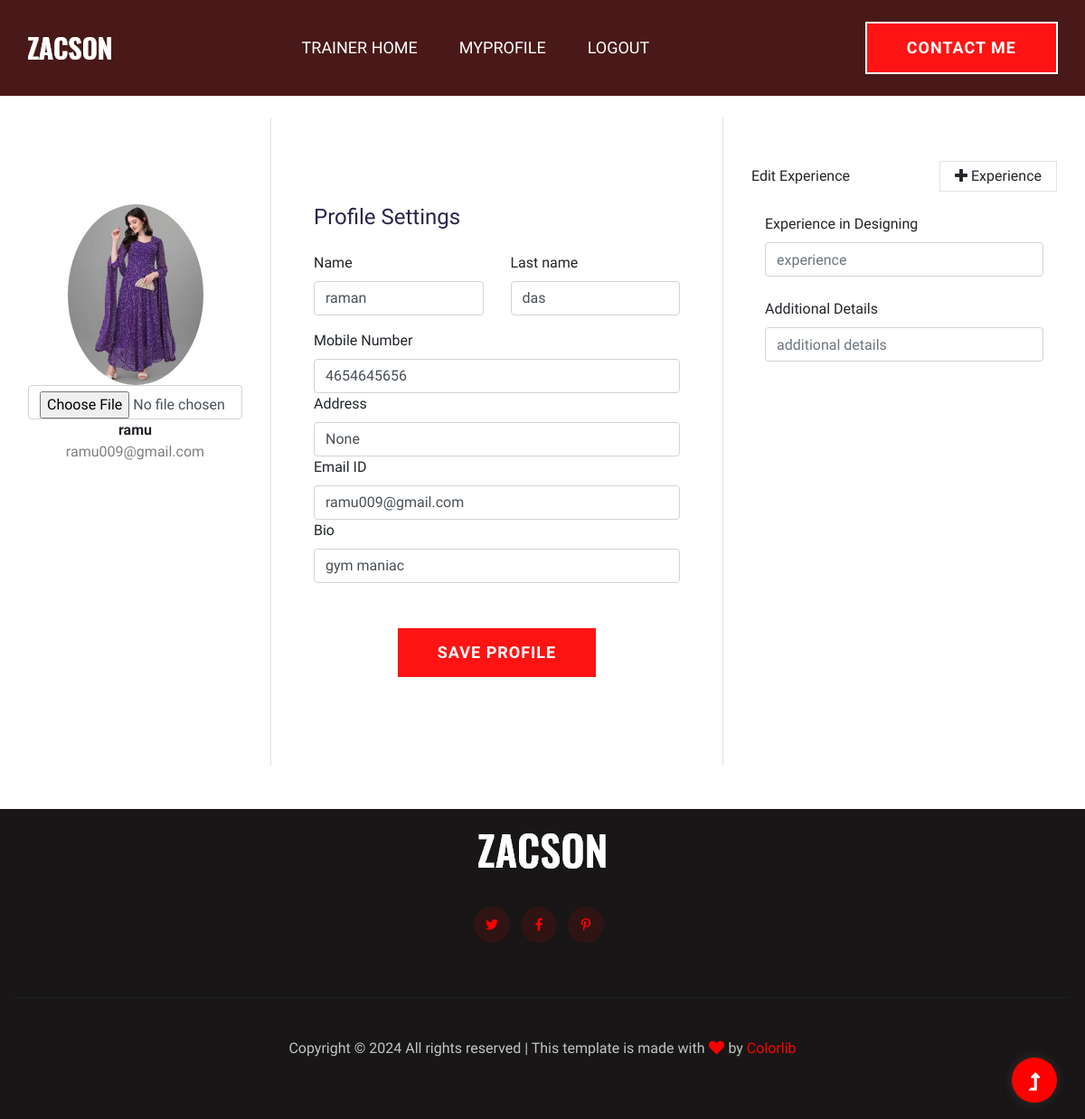
/trainer/trainer_details/4/ (signed in), run on an earlier commit of the app's database.
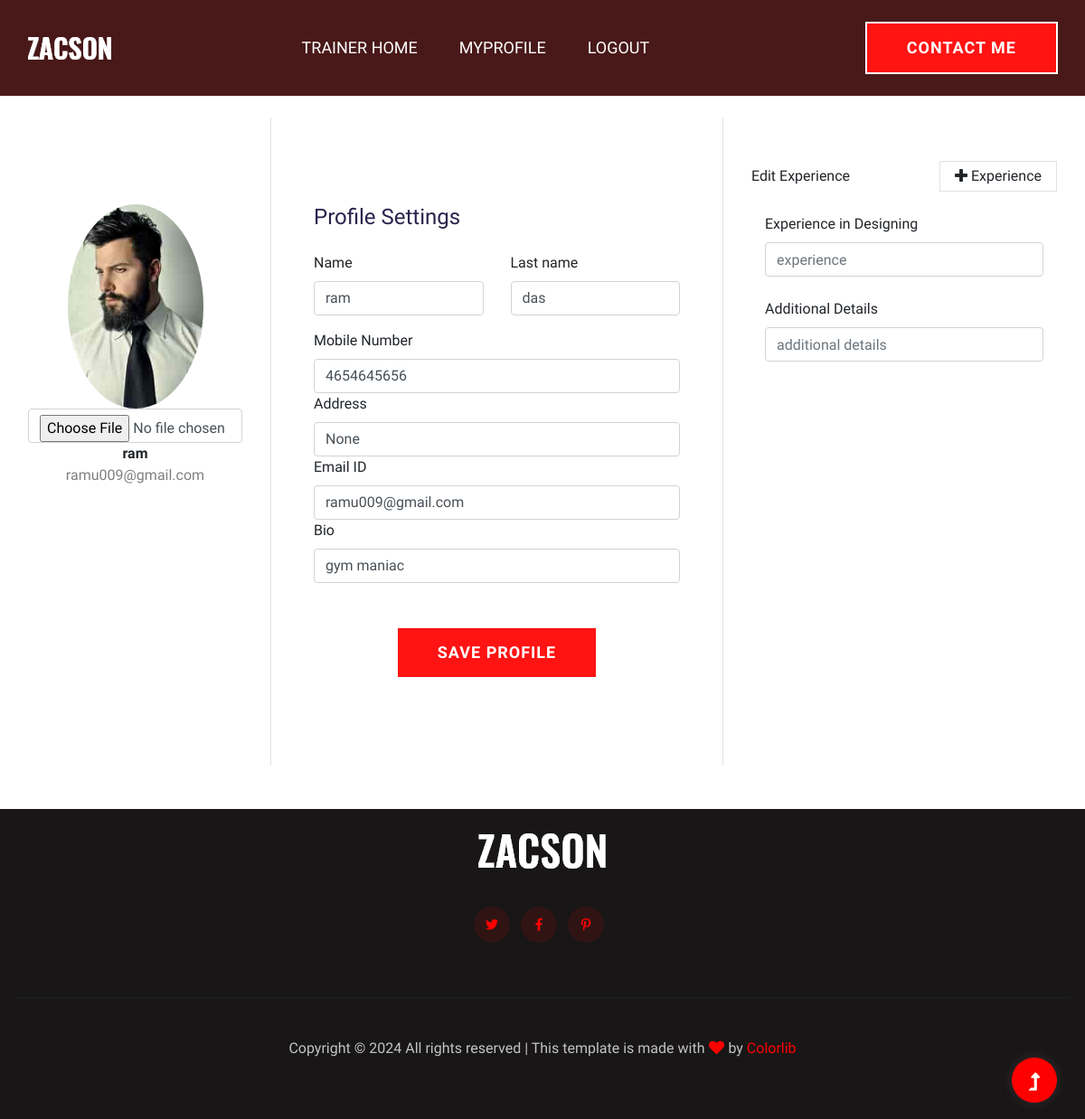
And on a later commit of the database.
### trainer/models.py (models this page shows, shortened)
class TrainerProfile(models.Model):
    trainer = models.ForeignKey(CustomUser, on_delete=models.CASCADE, null=True, blank=True)
    trainer_bio = models.TextField(null=True, blank=True)
    trainer_profile_picture = models.ImageField(upload_to='profile_pictures/', null=True, blank=True)
    assigned_students = models.ManyToManyField('gym_students.StudentProfile', blank=True)

### users/models.py (models this page shows, shortened)
class CustomUser(AbstractUser):
    GENDER_CHOICES = [
        ('Male', 'Male'),
        ('Female', 'Female'),
        ('Other', 'Other'),
    ]
    GOALS = [
        ('LOSE','Weight lose'),
        ('FIT','Maintain weight'),
        ('GAIN','Weight gain'),
    ]
    FITNESS_LEVEL = [
        ('Beginner','Beginner'),
        ('Intemediate','Intemediate'),
        ('Advanced','Advanced')
    ]
    age = models.IntegerField(default=0,null=True,blank=True)
    gender = models.CharField(max_length=10, choices=GENDER_CHOICES,null=True,blank=True)
    phone = models.PositiveIntegerField(default=0,null=True, blank=True)
    place = models.CharField(max_length=30,null=True,blank=True)
    address = models.TextField(null=True, blank=True)
    specialization = models.CharField(max_length=30,null=True,blank=True)
    experience_years = models.IntegerField(null=True, blank=True)
    certifications = models.CharField(max_length=50,null=True, blank=True)
    qualification = models.CharField(max_length=30,null=True,blank=True)
    goal = models.CharField(max_length=10,choices=GOALS,null=True, blank=True)
    fitness_level = models.CharField(max_length=15,choices=FITNESS_LEVEL, null=True, blank=True)
    is_approved= models.BooleanField(default=False)
    is_trainer = models.BooleanField(default=False)
    is_student = models.BooleanField(default=False)
    is_paid = models.BooleanField(default=False)

### trainer/views.py (the view, shortened to what this page needs)
# urls.py: path('trainer_details/<int:pk>/', views.update_trainer_details,name="trainer_details"),
@never_cache
@resist_pages
@login_required
def update_trainer_details(request,pk):
    user = get_object_or_404(TrainerProfile,pk=pk)
    return render(request,"edit-trainer-details.html",{'user': user})

### trainer/templates/edit-trainer-details.html (shortened to what this page needs)
<!doctype html>
{% load static %}
<html class="no-js" lang="zxx">
<head>
    <link rel="stylesheet" href="{% static 'assets/css/bootstrap.min.css' %}">
    <link rel="stylesheet" href="{% static 'assets/css/owl.carousel.min.css' %}">
    <link rel="stylesheet" href="{% static 'assets/css/slicknav.css' %}">
    <link rel="stylesheet" href="{% static 'assets/css/animate.min.css' %}">
    <link rel="stylesheet" href="{% static 'assets/css/magnific-popup.css' %}">
    <link rel="stylesheet" href="{% static 'assets/css/fontawesome-all.min.css' %}">
    <link rel="stylesheet" href="{% static 'assets/css/themify-icons.css' %}">
    <link rel="stylesheet" href="{% static 'assets/css/themify-icons.css' %}">
    <link rel="stylesheet" href="{% static 'assets/css/slick.css' %}">
    <link rel="stylesheet" href="{% static 'assets/css/nice-select.css' %}">
    <link rel="stylesheet" href="{% static 'assets/css/style.css' %}">
</head>
<header>
    <div class="header-area header-transparent" style="background-color: rgb(73, 25, 25);">
        <div class="main-header header-sticky">
            <div class="container-fluid">
                <div class="menu-wrapper d-flex align-items-center justify-content-between">
                    <div class="logo">
                        <a href="index.html"><img src="{% static 'assets/img/logo/logo.png' %}" alt=""></a>
                    </div>
                    <div class="main-menu f-right d-none d-lg-block">
                        <nav>
                            <ul id="navigation">
                                <li class="nav-item">
                                    <a class="nav-link" href="{% url 'trainer_homepage' %}">Trainer HOME</a>
                                </li>
                                <li class="nav-item">
                                    <a class="nav-link" href="{% url 'trainer_profile' %}">MyProfile</a>
                                </li>
                                <li class="nav-item">
                                    <a class="nav-link" href="{% url 'logout' %}">Logout</a>
                                </li>
                            </ul>
                        </nav>
                    </div>
                    <div class="header-btns d-none d-lg-block f-right">
                        <a href="{% url 'contact' %}" class="btn">Contact me</a>
                    </div>
                    <div class="col-12">
                    </div>
                </div>
            </div>
        </div>
    </div>
</header>
<section style="margin-top: 130px;">
    <div class="container rounded bg-white mt-5 mb-5">
        <div class="row">
            <div class="col-md-3 border-right">
                <form method="post" enctype="multipart/form-data" action="{% url 'trainer_details' user.id %}">
                <div class="d-flex flex-column align-items-center text-center p-3 py-5">
                    {% if user.trainer_profile_picture %}
                    <img class="rounded-circle mt-5" width="150px" src="{{user.trainer_profile_picture.url}}">
                    <input type="file" class="form-control" name="image" value="">
                    {% else %}
                    <img class="rounded-circle mt-5" width="150px" src="https://st3.depositphotos.com/15648834/17930/v/600/depositphotos_179308454-stock-illustration-unknown-person-silhouette-glasses-profile.jpg">
                     <input type="file" class="form-control" name="image" value="">
                {% endif %}
                        <span
                        class="font-weight-bold">{{user.trainer.username}}</span><span
                        class="text-black-50">{{user.trainer.email}}</span>
                    </div>
            </div>
            <div class="col-md-5 border-right">
                <div class="p-3 py-5">
                    <div class="p-3 py-5">
                        <div class="d-flex justify-content-between align-items-center mb-3">
                            <h4 class="text-right">Profile Settings</h4>
                        </div>
                        <div class="row mt-2">
                            <div class="col-md-6"><label class="labels">Name</label><input type="text" class="form-control" placeholder="first name" name="first_name" value="{{user.trainer.first_name}}"></div>
                            <div class="col-md-6"><label class="labels">Last name</label><input type="text" class="form-control"  placeholder="last-name" name="last_name" value="{{user.trainer.last_name}}"></div>
                        </div>
                        <div class="row mt-3">
                            <div class="col-md-12"><label class="labels">Mobile Number</label><input type="number" class="form-control" placeholder="enter phone number" name="phone" value="{{user.trainer.phone}}"></div>
                            <div class="col-md-12"><label class="labels">Address</label><input type="text" class="form-control" placeholder="enter address line 2"  name="address" value="{{user.trainer.address}}"></div>
                            <div class="col-md-12"><label class="labels">Email ID</label><input type="text" class="form-control" placeholder="enter email id" name="email" value="{{user.trainer.email}}"></div>
                            <div class="col-md-12"><label class="labels">Bio</label><input type="text" class="form-control" placeholder="enter bio"  name="bio" value="{{user.trainer_bio}}"></div>
                        </div>
                        <div class="mt-5 text-center"><button class="btn btn-primary profile-button" type="submit">Save Profile</button></div>
                    </div>
                </div>
            </div>
            <div class="col-md-4">
                <div class="p-3 py-5">
                    <div class="d-flex justify-content-between align-items-center experience"><span>Edit
                            Experience</span><span class="border px-3 p-1 add-experience"><i
                                class="fa fa-plus"></i>&nbsp;Experience</span></div><br>
                    <div class="col-md-12"><label class="labels">Experience in Designing</label><input type="text"
                            class="form-control" placeholder="experience" value=""></div> <br>
                    <div class="col-md-12"><label class="labels">Additional Details</label><input type="text"
                            class="form-control" placeholder="additional details" value=""></div>
                </div>
            </div>
        </div>
    </div>
</section>
<footer>
    <div class="footer-area black-bg">
        <div class="container">
            <div class="footer-top footer-padding">
                <div class="row">
                    <div class="col-xl-12">
                        <div class="single-footer-caption mb-50 text-center">
                            <div class="footer-logo wow fadeInUp" data-wow-duration="1s" data-wow-delay=".2s">
                                <a href="index.html"><img src="{% static 'assets/img/logo/logo2_footer.png' %}"
                                        alt=""></a>
                            </div>
                            <div class="footer-social mt-30 wow fadeInUp" data-wow-duration="3s" data-wow-delay=".8s">
                                <a href="#"><i class="fab fa-twitter"></i></a>
                                <a href="https://bit.ly/sai4ull"><i class="fab fa-facebook-f"></i></a>
                                <a href="#"><i class="fab fa-pinterest-p"></i></a>
                            </div>
                        </div>
                    </div>
                </div>
            </div>
            <div class="footer-bottom">
                <div class="row d-flex align-items-center">
                    <div class="col-lg-12">
                        <div class="footer-copy-right text-center">
                            <p>
                                Copyright &copy;
                                <script>document.write(new Date().getFullYear());</script> All rights reserved | This
                                template is made with <i class="fa fa-heart" aria-hidden="true"></i> by <a
                                    href="https://colorlib.com" target="_blank">Colorlib</a>
                            </p>
                        </div>
                    </div>
                </div>
            </div>
        </div>
    </div>
</footer>
<div id="back-top">
    <a title="Go to Top" href="#"> <i class="fas fa-level-up-alt"></i></a>
</div>
</body>
</html>

What changed in the data, as far as the page shows it:
changed TrainerProfile "gym maniac": trainer_profile_picture: a different picture; trainer.username "ramu" → "ram"; first_name "raman" → "ram"
